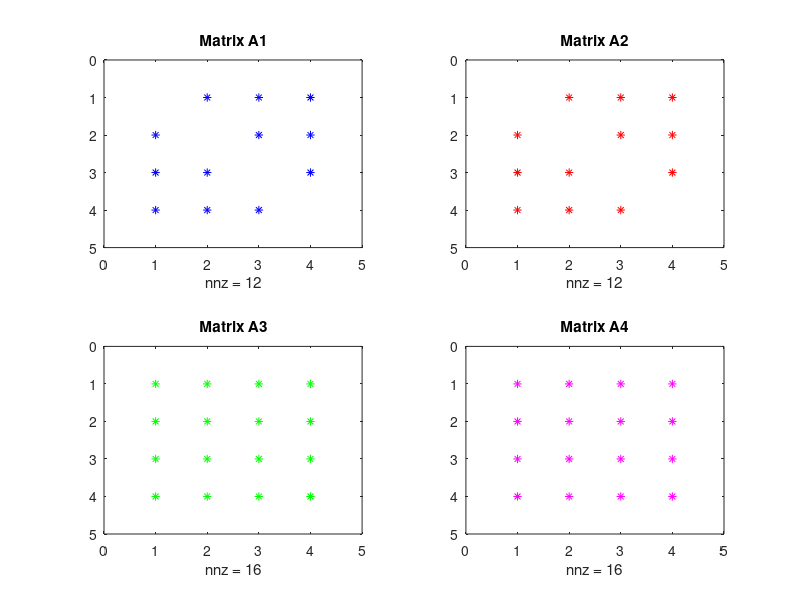

The MATLAB script that drew this image:
% Define the matrices
A1 = [0 1 1 1; 
      1 0 1 1; 
      1 1 0 1; 
      1 1 1 0];

A2 = [0 1 1 1; 
      1 0 1 1; 
      1 1 0 1; 
      1 1 1 0];

a = 0.01;
b = 1;
A3 = [a b 0.1 1; 
      b a 1 0.1; 
      0.1 1 a b; 
      1 0.1 b a];

A4 = [1 a 0.1 1; 
      a 1 1 0.1; 
      0.1 1 1 a; 
      1 0.1 a 1];

% Calculate eigenvectors and eigenvalues for A1
[eigenvectors1, eigenvalues1] = eig(A1);

% Calculate eigenvectors and eigenvalues for A2
[eigenvectors2, eigenvalues2] = eig(A2);

% Calculate eigenvectors and eigenvalues for A3
[eigenvectors3, eigenvalues3] = eig(A3);

% Calculate eigenvectors and eigenvalues for A4
[eigenvectors4, eigenvalues4] = eig(A4);

% Display eigenvalues and eigenvectors
disp('Eigenvalues for A1:');
disp(diag(eigenvalues1));
disp('Eigenvectors for A1:');
disp(eigenvectors1);

disp('Eigenvalues for A2:');
disp(diag(eigenvalues2));
disp('Eigenvectors for A2:');
disp(eigenvectors2);

disp('Eigenvalues for A3:');
disp(diag(eigenvalues3));
disp('Eigenvectors for A3:');
disp(eigenvectors3);

disp('Eigenvalues for A4:');
disp(diag(eigenvalues4));
disp('Eigenvectors for A4:');
disp(eigenvectors4);

% Plot matrices
figure;
subplot(2, 2, 1);
spy(A1, 'b');
title('Matrix A1');

subplot(2, 2, 2);
spy(A2, 'r');
title('Matrix A2');

subplot(2, 2, 3);
spy(A3, 'g');
title('Matrix A3');

subplot(2, 2, 4);
spy(A4, 'm');
title('Matrix A4');